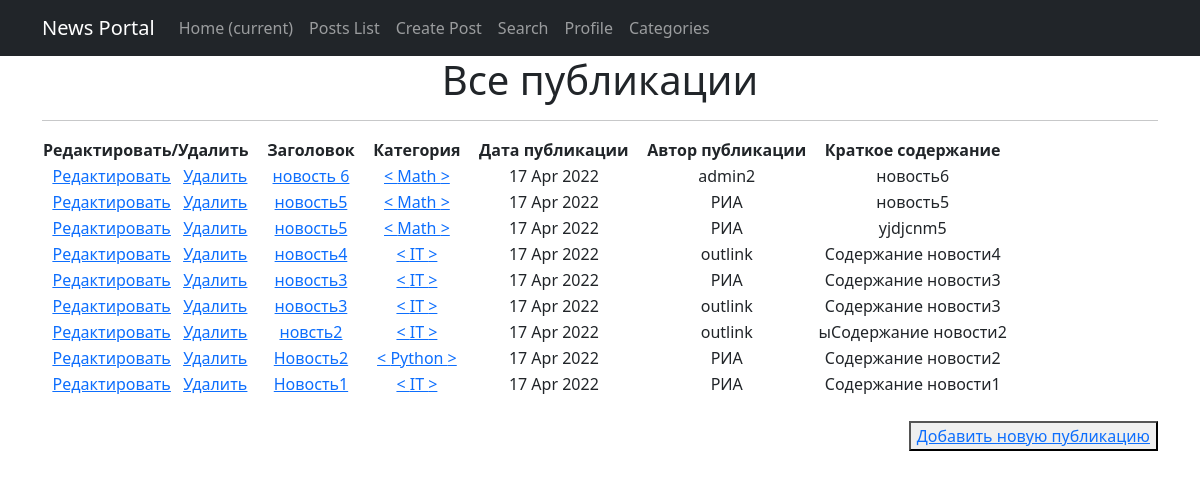
/posts/, run on the app's committed database.
### news/models.py (models this page shows, shortened)
class Post(models.Model):
    article = 'AR'
    news = 'NW'
    kind = [
        (article, 'Статья'),
        (news, 'Новость')
    ]
    author = models.ForeignKey(Author, on_delete=models.CASCADE)
    view = models.CharField(max_length=2, choices=kind, default=article)
    time_of_creation = models.DateTimeField(auto_now_add=True)
    post_category = models.ForeignKey(Category, on_delete=models.CASCADE, verbose_name='Категория(category)')
    title = models.CharField(max_length=128)
    text = models.TextField()
    post_rating = models.IntegerField(default=0)
    class Meta:
        verbose_name = 'Публикация'
        verbose_name_plural = 'Публикации'

class Category(models.Model):
    name = models.CharField(max_length=64, unique=True)
    subscribers = models.ManyToManyField(User, through='CategorySubscribers')
    class Meta:
        verbose_name = 'Категория'
        verbose_name_plural = 'Категории'
    def __str__(self):
        return f'{self.name}'

class Author(models.Model):
    author_user = models.OneToOneField(User, on_delete=models.CASCADE)
    author_rating = models.IntegerField(default=0)
    class Meta:
        verbose_name = 'Автор'
        verbose_name_plural = 'Авторы'
    def __str__(self):
        return f'{self.author_user}'

### news/views.py (the view)
# urls.py: path('', cache_page(60)(PostList.as_view()), name='posts'),  # т. к. сам по себе это класс,
class PostList(ListView):
    model = Post
    template_name = 'news/posts.html'
    context_object_name = 'posts'
    ordering = ['-id']  # задаем последовательность отображения по id
    paginate_by = 10  # задаем кол-во отображаемых объектов на странице

### news/templatetags/custom_filters.py (called while the page is built)
@register.filter(name='censor')
def censor(value):
    censor_list = ['мат']
    text = value.split()
    for word in text:
        if word.lower() in censor_list:
            value = value.replace(word, '[CENSORED]')
    return value

### templates/news/posts.html (shortened to what this page needs)
{% extends 'default.html' %}
{% load custom_filters %}
{% block content %}
  <h1>Все публикации</h1>
  <hr>
  {% if posts %}
      <table>
          <tr>
              <td>
                  <b> Редактировать/Удалить &nbsp  </b>
              </td>
              <td>
                  <b> &nbsp Заголовок &nbsp </b>
              </td>
              <td>
                  <b> &nbsp Категория &nbsp </b>
              </td>
              <td>
                  <b> &nbsp Дата публикации &nbsp </b>
              </td>
              <td>
                  <b> &nbsp Автор публикации &nbsp </b>
              </td>
              <td>
                  <b> &nbsp Краткое содержание &nbsp </b>
              </td>
          </tr>
      {% for post in posts %}
          <tr>
              <td>
                  <a href="{% url 'post_update' post.id %}"><u>Редактировать</u></a>  &nbsp
                  <a href="{% url 'post_delete' post.id %}"><u>Удалить</u></a>
              </td>
              <td>
                  <a href="{% url 'post_detail' post.id %}">{{ post.title|censor }}</a>
              </td>
              <td>
                  <a href="{% url 'category_subscription' post.post_category.id %}"> < {{ post.post_category }} > </a>
              </td>
              <td>
                  {{ post.time_of_creation|date:'d M Y'}}
              </td>
              <td>
                  {{ post.author }}
              </td>
              <td>
                  {{ post.text|truncatechars:50|censor }}
              </td>
          </tr>
      {% endfor %}
      </table>
      <br>
      <p align="right">
          <button><a href="{% url 'post_add' %}">Добавить новую публикацию</a></button> <br>
      </p>
  {% else %}
      <h2>Публикаций нет!</h2>
  {% endif %}
{% endblock content %}

### templates/default.html (shortened to what this page needs)
<!DOCTYPE html>
<html lang="en">
    <head>
        {% load static %}
        {% load cache %}
        <link href="{% static 'css/styles.css'%}" rel="stylesheet" />
    </head>
    <body>
        {% cache 60 navbar %}
        <nav class="navbar navbar-expand-lg navbar-dark bg-dark static-top">
            <div class="container">
                <a class="navbar-brand" href="#">News Portal</a>
                <div class="collapse navbar-collapse" id="navbarResponsive">
                    <ul class="navbar-nav ml-auto">
                        <li class="nav-item active">
                            <a class="nav-link" href="/">Home
                                <span class="sr-only">(current)</span>
                            </a>
                        </li>
                        <li class="nav-item">
                            <a class="nav-link" href="/posts/">Posts List</a>
                        </li>
                        <li class="nav-item">
                            <a class="nav-link" href="/posts/add/">Create Post</a>
                        </li>
                        <li class="nav-item">
                            <a class="nav-link" href="/posts/search/">Search</a>
                        </li>
                        <li class="nav-item">
                            <a class="nav-link" href="/account/profile/">Profile</a>
                        </li>
                        <li class="nav-item">
                            <a class="nav-link" href="/posts/categories/">Categories</a>
                        </li>
                    </ul>
                </div>
            </div>
        </nav>
        {% endcache %}
        <div class="container">
            <div class="row">
                <div class="col-lg-12 text-center">
                    {% block content %}{% endblock content %}
                </div>
            </div>
        </div>
    </body>
</html>

### data on the page
Post: title|censor "новость 6", post_category "Math", time_of_creation "17 Apr 2022", author "admin2", text|censor "новость6"
Post: title|censor "новость5", post_category "Math", time_of_creation "17 Apr 2022", author "РИА", text|censor "новость5"
Post: title|censor "новость5", post_category "Math", time_of_creation "17 Apr 2022", author "РИА", text|censor "yjdjcnm5"
Post: title|censor "новость4", post_category "IT", time_of_creation "17 Apr 2022", author "outlink", text|censor "Содержание новости4"
Post: title|censor "новость3", post_category "IT", time_of_creation "17 Apr 2022", author "РИА", text|censor "Содержание новости3"
Post: title|censor "новость3", post_category "IT", time_of_creation "17 Apr 2022", author "outlink", text|censor "Содержание новости3"
Post: title|censor "новсть2", post_category "IT", time_of_creation "17 Apr 2022", author "outlink", text|censor "ыСодержание новости2"
Post: title|censor "Новость2", post_category "Python", time_of_creation "17 Apr 2022", author "РИА", text|censor "Содержание новости2"
Post: title|censor "Новость1", post_category "IT", time_of_creation "17 Apr 2022", author "РИА", text|censor "Содержание новости1"
